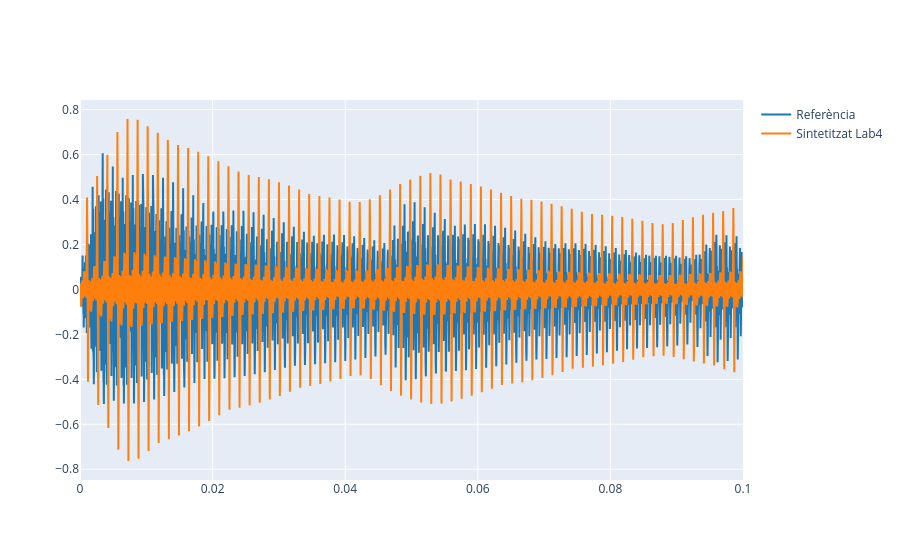

This figure's notebook cell:
### Markdown cell above
1.2 Plot both reference and synthesised signal.

### Code cell
samples = int(0.1 * fs) #Definim quantes mostres hi haurà al gràfic

#Imprimim els senyals resultants
plot_signals([ref[:samples],  syn_Lab4[:samples]], fs, name=['Referència', 'Sintetitzat Lab4'])

### Figure 1 — Plotly figure (JSON) as saved in the notebook; plotly's stock layout.template omitted (floating-point values rounded to 4 significant figures; data arrays with more than 128 entries replaced by an {"elided": "..."} marker saying what was removed)
{"data": [{"line": {"color": "#1f77b4", "shape": "linear"}, "mode": "lines", "name": "Referència", "type": "scatter", "x": {"elided": "4410 float values"}, "y": {"elided": "4410 float values"}}, {"line": {"color": "#ff7f0e", "shape": "linear"}, "mode": "lines", "name": "Sintetitzat Lab4", "type": "scatter", "x": {"elided": "4410 float values"}, "y": {"elided": "4410 float values"}}], "layout": {}}
